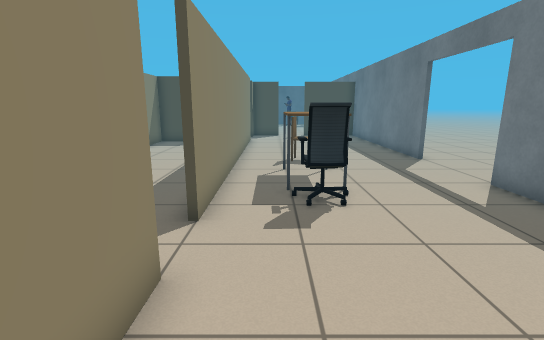
view 1 (above)

22 first-person views from a walk through a world built for the Gazebo simulator. The camera is 1.1 m above the floor, tilts 12° down and sees 85° across. The floor is counted in squares, 0.5 m on a side. Each view is taken from the middle of a square. On the plan, view 1 faces up. The plan holds only what a view shows up to about 18 squares ahead; the rest is blank. Simple shapes stand in for some stock models. Some surface patterns are stand-ins.

view 2
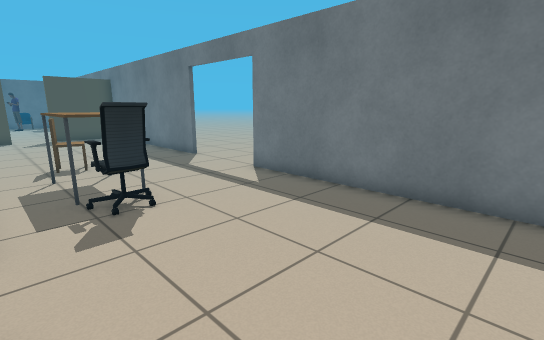

view 3
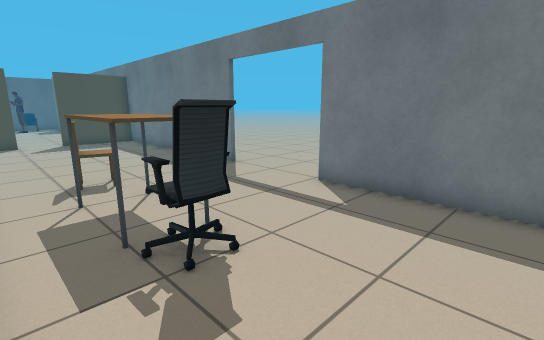

view 4
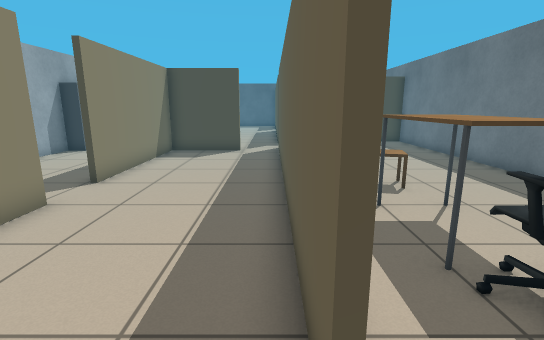

view 5
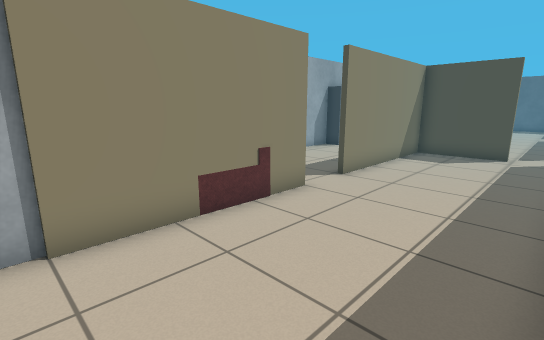

view 6
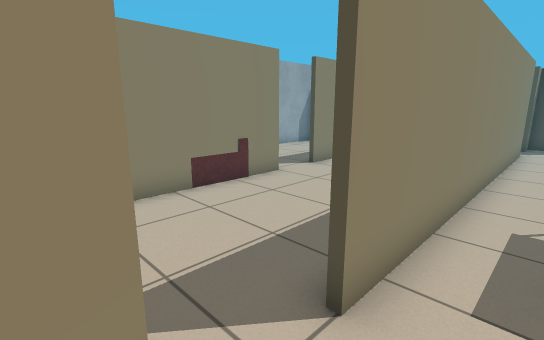

view 7
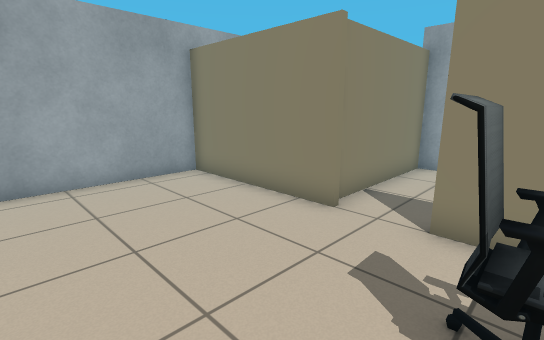

view 8
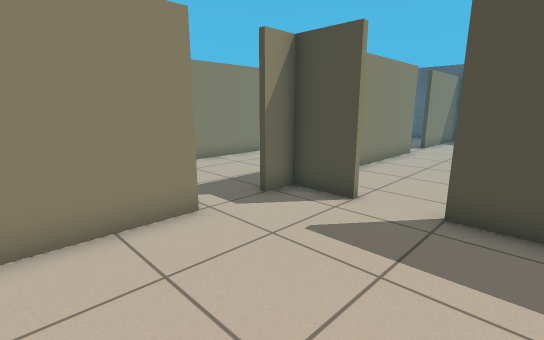

view 9
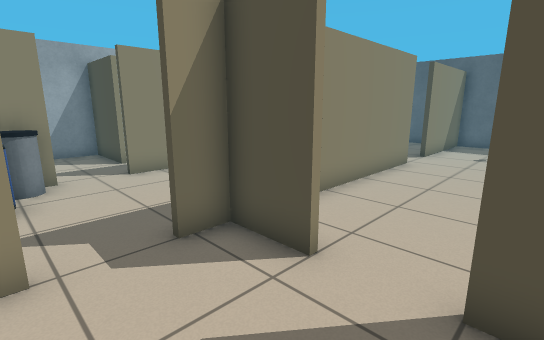

view 10
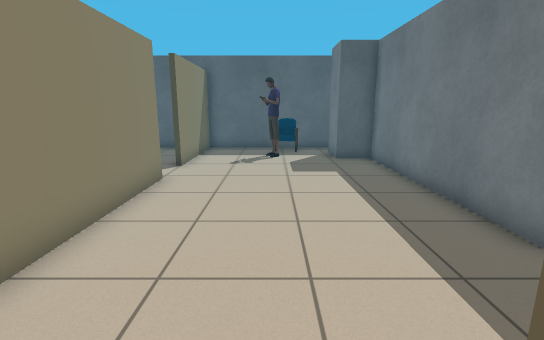

view 11
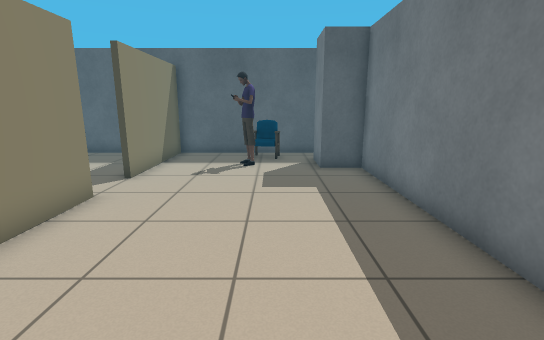

view 12
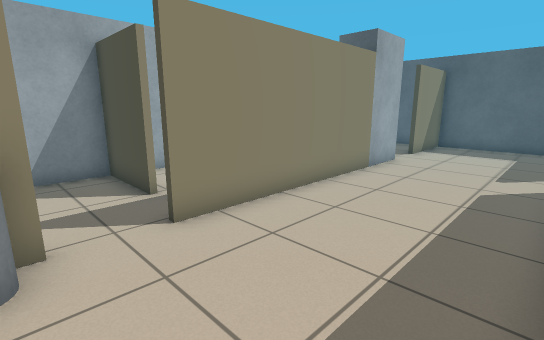

view 13
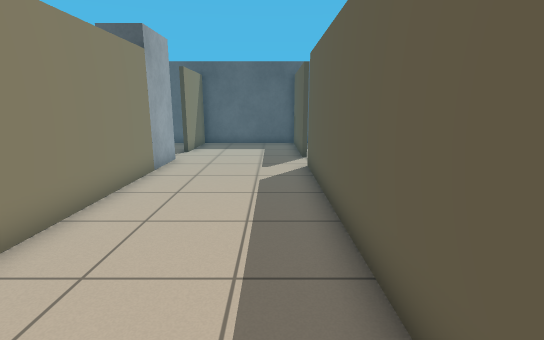

view 14
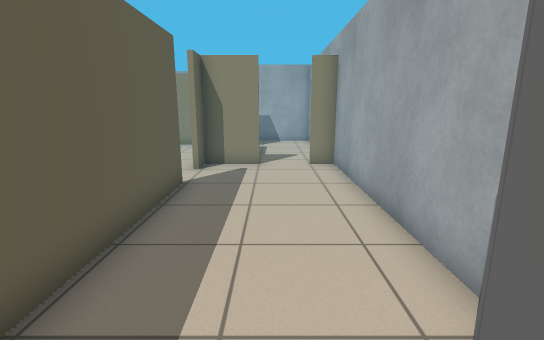

view 15
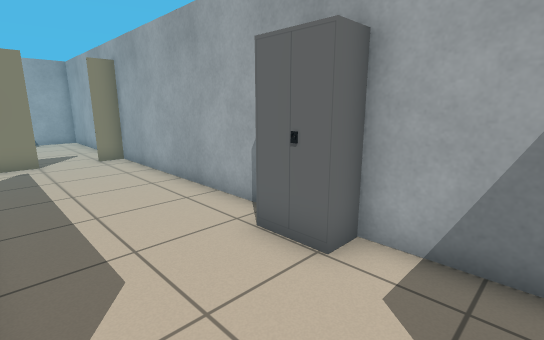

view 16
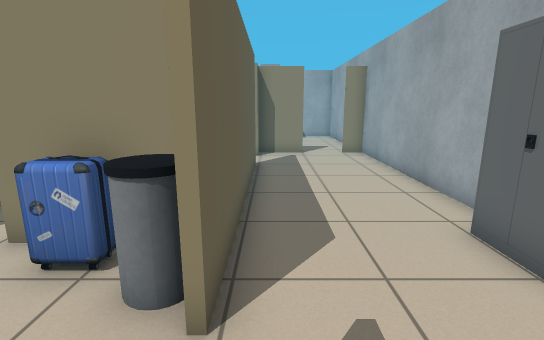

view 17
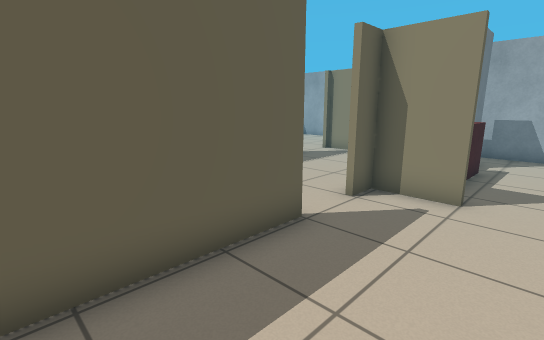

view 18
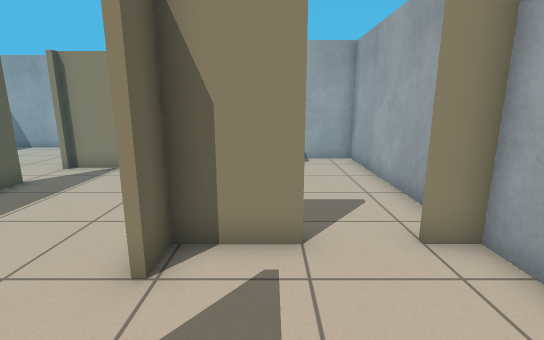

view 19
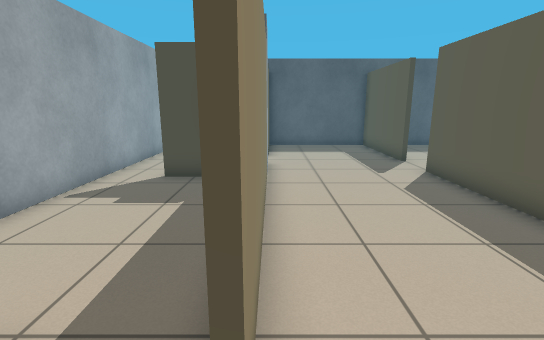

view 20
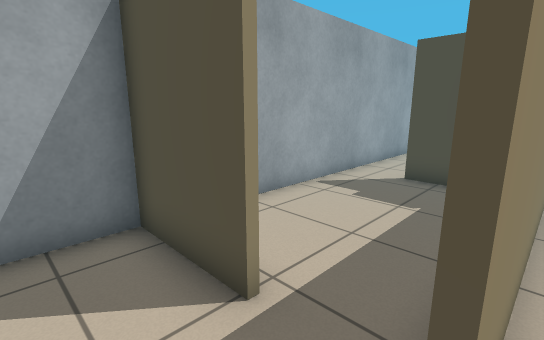

view 21
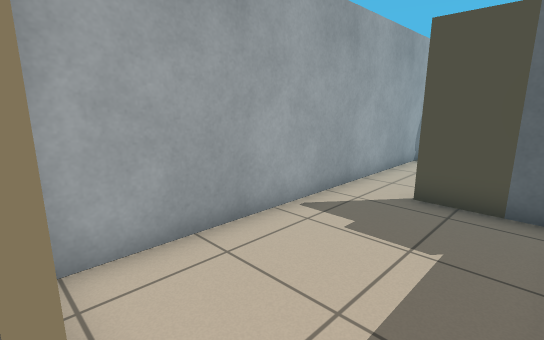

view 22
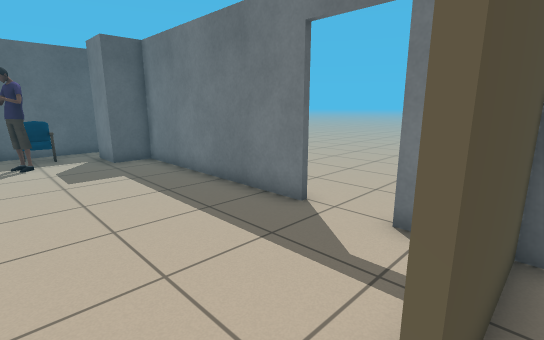

### Floor plan
Ten units are one square. View 1 is at (0, 0); x grows to the right and y downward. Boxes are objects, and circles mark ways between rooms. Rooms are numbered by the first view taken in them; rooms with no view inside come last. Other rooms are left out.
<svg viewBox="-130 -400 198 428">
<path fill="none" stroke="#000" d="M63 -126 63 -233 25 -233M-14 -36 -14 -24M-14 -202 -14 -55M-14 -6 -14 23 51 23M63 0 63 -84M6 -233 -14 -233 -14 -221M-36 -193 -72 -193M-56 -195 -36 -195M-16 -223 -16 -321M-72 -205 -72 -125M-72 -106 -72 -33 -16 -33M-72 -336 -72 -234M-16 -340 -16 -395M-16 -54 -16 -191M-21 -394 -72 -394 -72 -355M-14 -321 -14 -261M63 -272 63 -357 48 -357 48 -376M16 -394 -21 -394M54 -394 34 -394M-14 -395 -14 -340M-74 -124 -74 -206M-74 -94 -74 -106M-124 -182 -124 -95 -115 -95M-124 -76 -124 -13 -81 -13M-85 -29 -85 -43M-92 -240 -125 -240M-124 -241 -124 -206M-81 -313 -105 -313M-124 -325 -124 -241"/>
<rect x="5" y="-85" width="20" height="20" fill="#bbb"><title>office chair</title></rect>
<rect x="5" y="-105" width="20" height="30" fill="#bbb"><title>table</title></rect>
<rect x="5" y="-135" width="20" height="20" fill="#bbb"><title>chair</title></rect>
<rect x="-75" y="-215" width="20" height="10" fill="#bbb"><title>bin</title></rect>
<rect x="-65" y="-205" width="20" height="10" fill="#bbb"><title>suitcase</title></rect>
<rect x="15" y="-375" width="10" height="20" fill="#bbb"><title>person</title></rect>
<rect x="15" y="-395" width="20" height="20" fill="#bbb"><title>chair</title></rect>
<rect x="-125" y="-205" width="10" height="20" fill="#bbb"><title>cabinet</title></rect>
<rect x="-95" y="-75" width="10" height="30" fill="#bbb"><title>sofa</title></rect>
<rect x="-95" y="-95" width="20" height="10" fill="#bbb"><title>sofa</title></rect>
<circle cx="-20" cy="-215" r="3" fill="#2a7"/>
<circle cx="-20" cy="-45" r="3" fill="#2a7"/>
<circle cx="15" cy="-230" r="3" fill="#2a7"/>
<circle cx="-20" cy="-335" r="3" fill="#2a7"/>
<circle cx="-70" cy="-115" r="3" fill="#2a7"/>
<circle cx="-70" cy="-220" r="3" fill="#2a7"/>
<circle cx="-85" cy="-240" r="3" fill="#2a7"/>
<text x="20" y="-110">1</text>
<text x="-40" y="-210">2</text>
<text x="20" y="-310">3</text>
<text x="-100" y="-130">4</text>
<text x="-100" y="-280">5</text>
</svg>
Room 1 opens to room 2. Room 1 opens to room 3. Room 2 opens to room 3. Room 2 opens to room 4. Room 4 opens to room 5.

Where each view was taken, in squares from view 1:
view 1: 0 up, 0 right, facing up
view 2: 0 up, 1 left, facing up-right
view 3: 3 up, 1 left, facing up-right
view 4: 4 up, 2 left, facing up
view 5: 4 up, 2 left, facing up-left
view 6: 3 up, 0 right, facing up-left
view 7: 7 up, 4 right, facing down-left
view 8: 17 up, 4 right, facing up-left
view 9: 20 up, 3 right, facing up-left
view 10: 23 up, 2 right, facing up
view 11: 25 up, 3 right, facing up
view 12: 21 up, 2 left, facing up-left
view 13: 21 up, 3 left, facing up
view 14: 21 up, 10 left, facing down
view 15: 23 up, 8 left, facing down-left
view 16: 24 up, 8 left, facing down
view 17: 17 up, 11 left, facing down-right
view 18: 14 up, 9 left, facing down
view 19: 22 up, 7 left, facing up
view 20: 22 up, 7 left, facing up-left
view 21: 24 up, 8 left, facing up-left
view 22: 23 up, 1 right, facing up-right
